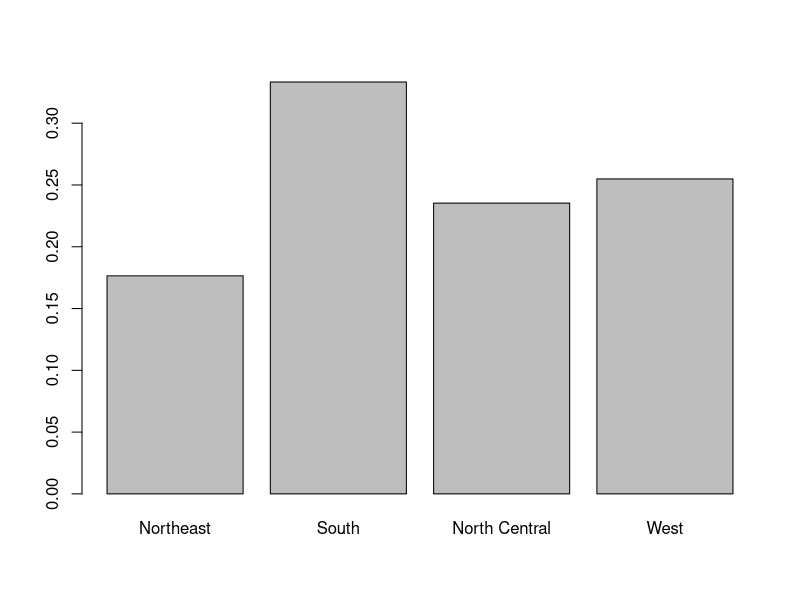
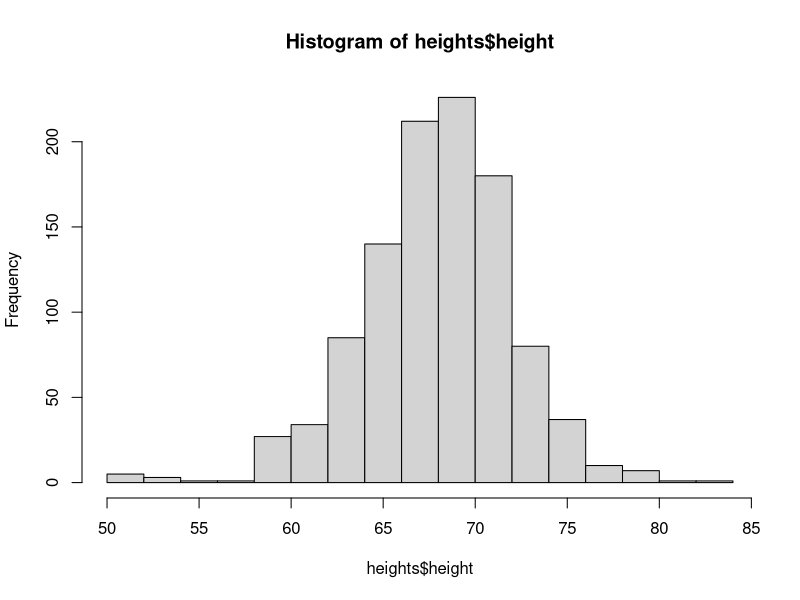

Here is the R script that generated these plots, in order:
# SECTION 1: INTRODUCTION TO DATA VISUALIZATION AND DISTRIBUTIONS

# Data visualization provides a powerful way to communicate a data-driven finding. It is the strongest tool for exploratory data analysis (EDA).
# Examine the heights dataset
library(dslabs)
data("heights")
# Extract the variable names from a dataset
names(heights)

# 1. 1 Variable types ####

# Categorical data: variables that are defined by a small number of groups. Categorical data can be divided into 2 groups:
# ordinal: data which have an inherent order to the categories (small/medium/large) and non-ordinal.
# Non-ordinal: data that have no inherent order (male/female)
table(heights$sex) # non-ordinal categorical data

# Numerical data: take a variety of numeric values. Numerical data can be continuous or discrete.
# continuous variables: those that can take any values, such as heights, if measured with enough precision.
heights$height 
# discrete variables: round numbers (population count...etc). Discrete numerical data could be considered categorical or ordinal. E.g, height could be ordinal if it's reported in a small number of values (short, medium, tall). 
# Explore how many unique values are used in the heights variable with unique() function.
height <- heights$height
unique(height)
# Combine with length() to determine how many unique heights 
length(unique(height))

# 1.2 Data distribution ####

# The most basic statistical summary of a list of objects or numbers is its distribution. Once a vector has been summarized as a distribution, there are several data visualization techniques to effectively relay this information. 
# E.g, with categorical data, the distribution simply describes the proportion of each unique category.
table(heights$sex)
# The two-category frequency table is the simplest form of distribution.
prop.table(table(heights$sex)) # no need to visualize since the number already describes everything we need to know.

# When there are more categories, a simple barplot can describe the distribution. Example with the state regions
data("murders")
region <- prop.table(table(murders$region))
barplot(region) # barplots are often used to display a few numbers.

# For continuous numerical data, reporting the frequency of each unique entry is not an effective summary as many or most values are unique. 

# 1.3 Histograms ####

# Histograms are much more preferred to display numerical data. Histogram sacrifices a bit of information to produce plots that are easy to interpret.
hist(heights$height) 
# A histogram divides data into non-overlapping bins of the same size and plots the counts of values that fall in that intervals.E.g, the height data splits the range of values into one inch intervals. Histograms don't distinguish between 60.0, 60.1 and 60.2 inches. Given that these differences are almost unnoticeable to the eye, the practical implications are negligible.  

# 1.4 Normal Distribution ####

# The normal distribution is defined by 2 parameters: the average and the standard deviation.
# Define x as a vector of male heights 
index <- heights$sex == "Male"
x <- heights$height[index]
# Calculate the mean and standard deviation
average <- sum(x)/length(x)
SD <- sqrt(sum((x - average)^2)/length(x))  #SD can be interpreted as the average distance between values and their average.
# Or using the built-in mean() and sd() functions
average <- mean(x)
SD <- sd(x)
c(average = average, SD = SD)

# Standard units: For data that is approximately normal distributed, it is convenient to think in terms of standard units. The standard unit tells how many standard deviations away from the average it is. In R, standard units can be obtained with scale()
z <- scale(x)
# Calculate proportion of values within 2 SD of mean 
mean(abs(z) < 2) # x 95%, which is what the normal distribution predicts.
